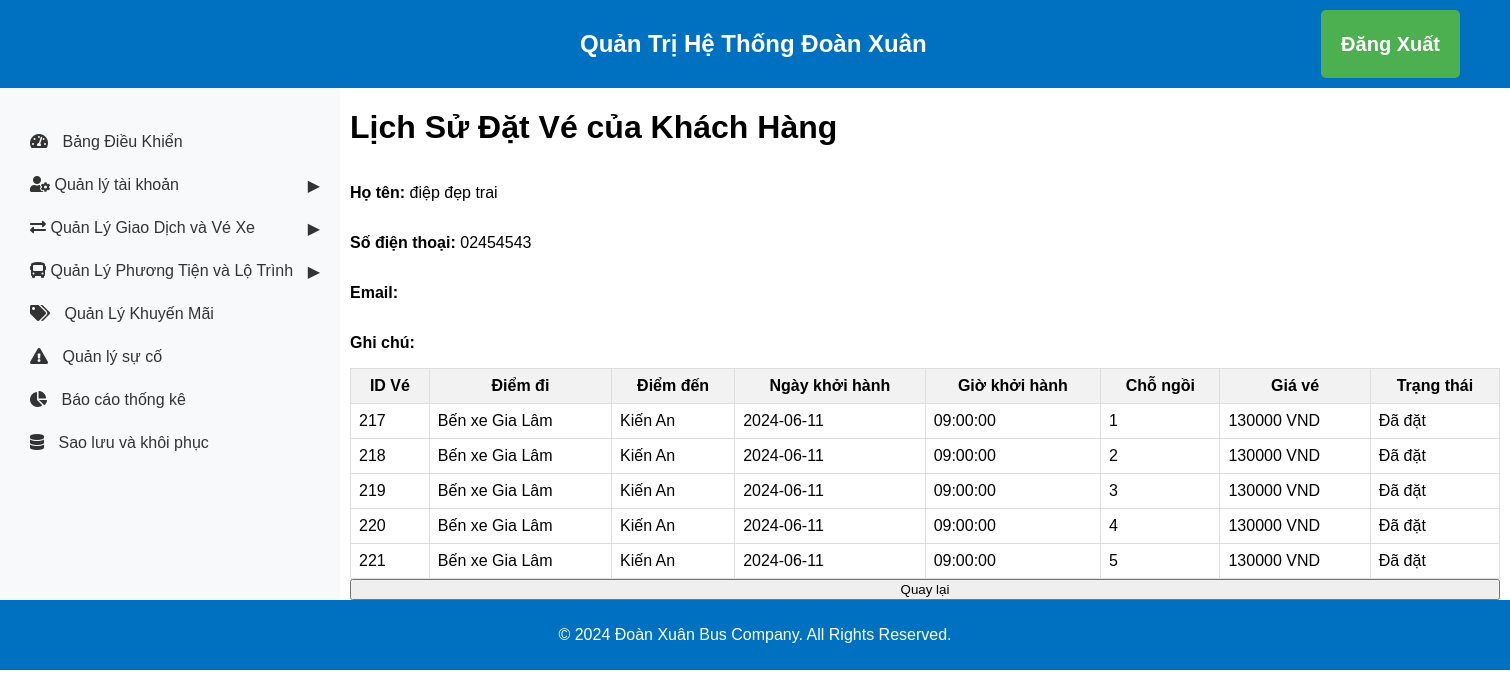
/admin/customer_history.php?id=1 (signed in), run on the app's committed database.
### tables this page shows
CREATE TABLE `khachhang` (
  `KhachHangID` int(11) NOT NULL AUTO_INCREMENT,
  `MaKhachHang` varchar(20) NOT NULL,
  `HoTen` varchar(100) DEFAULT NULL,
  `SoDienThoai` varchar(20) DEFAULT NULL,
  `Email` varchar(255) DEFAULT NULL,
  `GhiChu` varchar(255) DEFAULT NULL,
  `NguoiDungID` int(11) DEFAULT NULL,
  PRIMARY KEY (`KhachHangID`),
  KEY `NguoiDungID` (`NguoiDungID`)
);

CREATE TABLE `vexe` (
  `VeXeID` int(11) NOT NULL AUTO_INCREMENT,
  `NhanVienID` int(11) DEFAULT NULL,
  `KhachHangID` int(11) DEFAULT NULL,
  `ChoNgoiID` int(11) DEFAULT NULL,
  `TrangThai` varchar(50) DEFAULT NULL,
  `KhuyenMaiID` int(11) DEFAULT NULL,
  `GhiChu` varchar(255) DEFAULT NULL,
  `LichTrinhXeID` int(11) DEFAULT NULL,
  `ThoiGianDatVe` datetime DEFAULT NULL,
  `CodeVeXe` varchar(5) DEFAULT NULL,
  PRIMARY KEY (`VeXeID`),
  KEY `NhanVienID` (`NhanVienID`),
  KEY `ChoNgoiID` (`ChoNgoiID`),
  KEY `KhuyenMaiID` (`KhuyenMaiID`),
  KEY `LichTrinhXeID` (`LichTrinhXeID`),
  KEY `vexe_ibfk_2` (`KhachHangID`),
  CONSTRAINT `vexe_ibfk_1` FOREIGN KEY (`NhanVienID`) REFERENCES `nhanvien` (`NhanVienID`),
  CONSTRAINT `vexe_ibfk_2` FOREIGN KEY (`KhachHangID`) REFERENCES `khachhang` (`KhachHangID`),
  CONSTRAINT `vexe_ibfk_5` FOREIGN KEY (`ChoNgoiID`) REFERENCES `chongoi` (`ChoNgoiID`),
  CONSTRAINT `vexe_ibfk_6` FOREIGN KEY (`KhuyenMaiID`) REFERENCES `khuyenmai` (`KhuyenMaiID`),
  CONSTRAINT `vexe_ibfk_7` FOREIGN KEY (`LichTrinhXeID`) REFERENCES `lichtrinhxe` (`LichTrinhXeID`)
);

CREATE TABLE `tuyenxe` (
  `TuyenXeID` int(11) NOT NULL,
  `MaTuyenXe` int(11) NOT NULL,
  `DiemDi` varchar(100) DEFAULT NULL,
  `DiemDen` varchar(100) DEFAULT NULL,
  `KhoangCach` int(11) DEFAULT NULL,
  `ThoiGianDi` time DEFAULT NULL,
  PRIMARY KEY (`TuyenXeID`)
);

CREATE TABLE `lichtrinhxe` (
  `LichTrinhXeID` int(11) NOT NULL,
  `MaLichTrinhXe` int(11) NOT NULL,
  `XeID` int(11) DEFAULT NULL,
  `TuyenXeID` int(11) DEFAULT NULL,
  `NgayKhoiHanh` date DEFAULT NULL,
  `GioKhoiHanh` time NOT NULL,
  `TrangThai` varchar(50) NOT NULL,
  `GiaVe` int(11) DEFAULT NULL,
  PRIMARY KEY (`LichTrinhXeID`),
  KEY `FK_XeID` (`XeID`),
  KEY `FK_TuyenXeID` (`TuyenXeID`),
  CONSTRAINT `FK_TuyenXeID` FOREIGN KEY (`TuyenXeID`) REFERENCES `tuyenxe` (`TuyenXeID`),
  CONSTRAINT `FK_XeID` FOREIGN KEY (`XeID`) REFERENCES `xe` (`XeID`),
  CONSTRAINT `lichtrinhxe_ibfk_1` FOREIGN KEY (`XeID`) REFERENCES `xe` (`XeID`),
  CONSTRAINT `lichtrinhxe_ibfk_2` FOREIGN KEY (`TuyenXeID`) REFERENCES `tuyenxe` (`TuyenXeID`)
);

CREATE TABLE `chongoi` (
  `ChoNgoiID` int(11) NOT NULL,
  `MaChoNgoi` varchar(20) NOT NULL,
  `XeID` int(11) DEFAULT NULL,
  `SoGhe` varchar(10) DEFAULT NULL,
  `TrangThai` varchar(50) DEFAULT NULL,
  PRIMARY KEY (`ChoNgoiID`),
  KEY `XeID` (`XeID`),
  CONSTRAINT `chongoi_ibfk_1` FOREIGN KEY (`XeID`) REFERENCES `xe` (`XeID`)
);

### admin/customer_history.php (the view, shortened to what this page needs)
<link rel="stylesheet" href="css_admin/admin_styles.css">
<?php
require '../config.php';
require 'includes_admin/admin_header.php';
require 'includes_admin/admin_sidebar.php';
$khachHangID = $_GET['id'];
$sql = "SELECT * FROM KhachHang WHERE KhachHangID = ?";
$stmt = $conn->prepare($sql);
$stmt->bind_param('i', $khachHangID);
$stmt->execute();
$result = $stmt->get_result();
$customer = $result->fetch_assoc();
$sql = "SELECT VeXe.*, ChoNgoi.SoGhe, TuyenXe.DiemDi, TuyenXe.DiemDen, LichTrinhXe.NgayKhoiHanh, LichTrinhXe.GioKhoiHanh, LichTrinhXe.GiaVe
        FROM VeXe
        JOIN ChoNgoi ON VeXe.ChoNgoiID = ChoNgoi.ChoNgoiID
        JOIN LichTrinhXe ON VeXe.LichTrinhXeID = LichTrinhXe.LichTrinhXeID
        JOIN TuyenXe ON LichTrinhXe.TuyenXeID = TuyenXe.TuyenXeID
        WHERE VeXe.KhachHangID = ?";
$stmt = $conn->prepare($sql);
$stmt->bind_param('i', $khachHangID);
$stmt->execute();
$result = $stmt->get_result();
?>
<div class="main-content">
    <h1>Lịch Sử Đặt Vé của Khách Hàng</h1>
    <p><strong>Họ tên:</strong> <?= $customer['HoTen'] ?></p>
    <p><strong>Số điện thoại:</strong> <?= $customer['SoDienThoai'] ?></p>
    <p><strong>Email:</strong> <?= $customer['Email'] ?></p>
    <p><strong>Ghi chú:</strong> <?= $customer['GhiChu'] ?></p>
    <table>
        <tr>
            <th>ID Vé</th>
            <th>Điểm đi</th>
            <th>Điểm đến</th>
            <th>Ngày khởi hành</th>
            <th>Giờ khởi hành</th>
            <th>Chỗ ngồi</th>
            <th>Giá vé</th>
            <th>Trạng thái</th>
        </tr>
        <?php while ($row = $result->fetch_assoc()): ?>
        <tr>
            <td><?= $row['VeXeID'] ?></td>
            <td><?= $row['DiemDi'] ?></td>
            <td><?= $row['DiemDen'] ?></td>
            <td><?= $row['NgayKhoiHanh'] ?></td>
            <td><?= $row['GioKhoiHanh'] ?></td>
            <td><?= $row['SoGhe'] ?></td>
            <td><?= $row['GiaVe'] ?> VND</td>
            <td><?= $row['TrangThai'] ?></td>
        </tr>
        <?php endwhile; ?>
    </table>
    <button onclick="window.location.href='customers.php'">Quay lại</button>
</div>
<?php
require 'includes_admin/admin_footer.php';
?>

### admin/css_admin/admin_styles.css (style rules this page uses)
body { font-family: Arial, sans-serif; margin: 0; padding: 0; }
table { width: 100%; border-collapse: collapse; }
table, th, td { border: 1px solid #ddd; padding: 8px; }
table th { background-color: #f2f2f2; }
.main-content { flex: 1; margin-left: 10px; background-color: #fff; display: flex; flex-direction: column; width: 2000px; }
body { font-family: 'Arial', sans-serif; }

### data on the page
khachhang: HoTen "điệp đẹp trai", SoDienThoai "02454543"
vexe: VeXeID "217", tuyenxe.DiemDi "Bến xe Gia Lâm", tuyenxe.DiemDen "Kiến An", LichTrinhXeID.NgayKhoiHanh "2024-06-11", LichTrinhXeID.GioKhoiHanh "09:00:00", ChoNgoiID.SoGhe "1", LichTrinhXeID.GiaVe "130000", TrangThai "Đã đặt"
vexe: VeXeID "218", tuyenxe.DiemDi "Bến xe Gia Lâm", tuyenxe.DiemDen "Kiến An", LichTrinhXeID.NgayKhoiHanh "2024-06-11", LichTrinhXeID.GioKhoiHanh "09:00:00", ChoNgoiID.SoGhe "2", LichTrinhXeID.GiaVe "130000", TrangThai "Đã đặt"
vexe: VeXeID "219", tuyenxe.DiemDi "Bến xe Gia Lâm", tuyenxe.DiemDen "Kiến An", LichTrinhXeID.NgayKhoiHanh "2024-06-11", LichTrinhXeID.GioKhoiHanh "09:00:00", ChoNgoiID.SoGhe "3", LichTrinhXeID.GiaVe "130000", TrangThai "Đã đặt"
vexe: VeXeID "220", tuyenxe.DiemDi "Bến xe Gia Lâm", tuyenxe.DiemDen "Kiến An", LichTrinhXeID.NgayKhoiHanh "2024-06-11", LichTrinhXeID.GioKhoiHanh "09:00:00", ChoNgoiID.SoGhe "4", LichTrinhXeID.GiaVe "130000", TrangThai "Đã đặt"
vexe: VeXeID "221", tuyenxe.DiemDi "Bến xe Gia Lâm", tuyenxe.DiemDen "Kiến An", LichTrinhXeID.NgayKhoiHanh "2024-06-11", LichTrinhXeID.GioKhoiHanh "09:00:00", ChoNgoiID.SoGhe "5", LichTrinhXeID.GiaVe "130000", TrangThai "Đã đặt"
